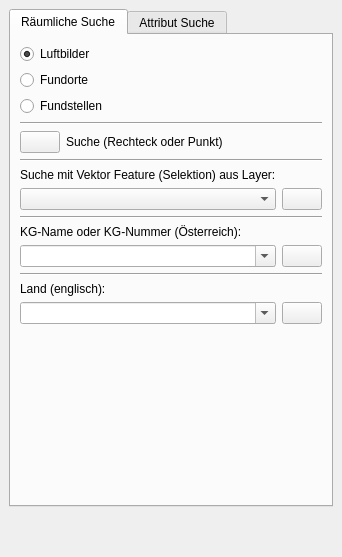
<?xml version="1.0" encoding="UTF-8"?>
<ui version="4.0">
 <class>apisSearchDialog</class>
 <widget class="QDockWidget" name="apisSearchDialog">
  <property name="geometry">
   <rect>
    <x>0</x>
    <y>0</y>
    <width>314</width>
    <height>557</height>
   </rect>
  </property>
  <property name="windowTitle">
   <string>APIS Suche</string>
  </property>
  <widget class="QWidget" name="dockWidgetContents">
   <layout class="QVBoxLayout" name="verticalLayout">
    <item>
     <widget class="QTabWidget" name="tabWidget_6">
      <property name="enabled">
       <bool>true</bool>
      </property>
      <property name="sizePolicy">
       <sizepolicy hsizetype="Expanding" vsizetype="Minimum">
        <horstretch>0</horstretch>
        <verstretch>0</verstretch>
       </sizepolicy>
      </property>
      <property name="currentIndex">
       <number>0</number>
      </property>
      <widget class="QWidget" name="tab_9">
       <attribute name="title">
        <string>Räumliche Suche</string>
       </attribute>
       <layout class="QVBoxLayout" name="verticalLayout_8">
        <item>
         <widget class="QRadioButton" name="uiSearchImageRBtn">
          <property name="text">
           <string>Luftbilder</string>
          </property>
          <property name="checked">
           <bool>true</bool>
          </property>
         </widget>
        </item>
        <item>
         <widget class="QRadioButton" name="uiSearchSiteRBtn">
          <property name="text">
           <string>Fundorte</string>
          </property>
         </widget>
        </item>
        <item>
         <widget class="QRadioButton" name="uiSearchFindspotRBtn">
          <property name="text">
           <string>Fundstellen</string>
          </property>
         </widget>
        </item>
        <item>
         <widget class="Line" name="line_8">
          <property name="orientation">
           <enum>Qt::Horizontal</enum>
          </property>
         </widget>
        </item>
        <item>
         <layout class="QHBoxLayout" name="horizontalLayout_8">
          <item>
           <widget class="QPushButton" name="uiSpatialSearchBtn">
            <property name="text">
             <string/>
            </property>
            <property name="icon">
             <iconset resource="resource.qrc">
              <normaloff>:/plugins/APIS/icons/search.png</normaloff>:/plugins/APIS/icons/search.png</iconset>
            </property>
            <property name="iconSize">
             <size>
              <width>24</width>
              <height>24</height>
             </size>
            </property>
           </widget>
          </item>
          <item>
           <widget class="QLabel" name="label_13">
            <property name="sizePolicy">
             <sizepolicy hsizetype="Expanding" vsizetype="Preferred">
              <horstretch>0</horstretch>
              <verstretch>0</verstretch>
             </sizepolicy>
            </property>
            <property name="text">
             <string>Suche (Rechteck oder Punkt)</string>
            </property>
           </widget>
          </item>
         </layout>
        </item>
        <item>
         <widget class="Line" name="line_9">
          <property name="orientation">
           <enum>Qt::Horizontal</enum>
          </property>
         </widget>
        </item>
        <item>
         <widget class="QLabel" name="label">
          <property name="text">
           <string>Suche mit Vektor Feature (Selektion) aus Layer:</string>
          </property>
         </widget>
        </item>
        <item>
         <layout class="QHBoxLayout" name="horizontalLayout">
          <item>
           <widget class="QgsMapLayerComboBox" name="uiSearchByMapLayerCombo">
            <property name="sizePolicy">
             <sizepolicy hsizetype="Expanding" vsizetype="Fixed">
              <horstretch>0</horstretch>
              <verstretch>0</verstretch>
             </sizepolicy>
            </property>
           </widget>
          </item>
          <item>
           <widget class="QPushButton" name="uiSearchByMapLayerBtn">
            <property name="enabled">
             <bool>true</bool>
            </property>
            <property name="text">
             <string/>
            </property>
            <property name="icon">
             <iconset resource="resource.qrc">
              <normaloff>:/plugins/APIS/icons/search.png</normaloff>:/plugins/APIS/icons/search.png</iconset>
            </property>
           </widget>
          </item>
         </layout>
        </item>
        <item>
         <widget class="Line" name="line_10">
          <property name="orientation">
           <enum>Qt::Horizontal</enum>
          </property>
         </widget>
        </item>
        <item>
         <widget class="QLabel" name="label_7">
          <property name="text">
           <string>KG-Name oder KG-Nummer (Österreich):</string>
          </property>
         </widget>
        </item>
        <item>
         <layout class="QHBoxLayout" name="horizontalLayout_10">
          <item>
           <widget class="QComboBox" name="uiSearchByCadastralCommunityCombo">
            <property name="sizePolicy">
             <sizepolicy hsizetype="Expanding" vsizetype="Fixed">
              <horstretch>0</horstretch>
              <verstretch>0</verstretch>
             </sizepolicy>
            </property>
            <property name="editable">
             <bool>true</bool>
            </property>
           </widget>
          </item>
          <item>
           <widget class="QPushButton" name="uiSearchByCadastralCommunityBtn">
            <property name="text">
             <string/>
            </property>
            <property name="icon">
             <iconset resource="resource.qrc">
              <normaloff>:/plugins/APIS/icons/search.png</normaloff>:/plugins/APIS/icons/search.png</iconset>
            </property>
           </widget>
          </item>
         </layout>
        </item>
        <item>
         <widget class="Line" name="line_7">
          <property name="orientation">
           <enum>Qt::Horizontal</enum>
          </property>
         </widget>
        </item>
        <item>
         <widget class="QLabel" name="label_8">
          <property name="text">
           <string>Land (englisch):</string>
          </property>
         </widget>
        </item>
        <item>
         <layout class="QHBoxLayout" name="horizontalLayout_11">
          <item>
           <widget class="QComboBox" name="uiSearchByCountryCombo">
            <property name="sizePolicy">
             <sizepolicy hsizetype="Expanding" vsizetype="Fixed">
              <horstretch>0</horstretch>
              <verstretch>0</verstretch>
             </sizepolicy>
            </property>
            <property name="editable">
             <bool>true</bool>
            </property>
           </widget>
          </item>
          <item>
           <widget class="QPushButton" name="uiSearchByCountryBtn">
            <property name="text">
             <string/>
            </property>
            <property name="icon">
             <iconset resource="resource.qrc">
              <normaloff>:/plugins/APIS/icons/search.png</normaloff>:/plugins/APIS/icons/search.png</iconset>
            </property>
           </widget>
          </item>
         </layout>
        </item>
        <item>
         <spacer name="verticalSpacer_2">
          <property name="orientation">
           <enum>Qt::Vertical</enum>
          </property>
          <property name="sizeHint" stdset="0">
           <size>
            <width>20</width>
            <height>40</height>
           </size>
          </property>
         </spacer>
        </item>
       </layout>
      </widget>
      <widget class="QWidget" name="tab_10">
       <attribute name="title">
        <string>Attribut Suche</string>
       </attribute>
       <layout class="QVBoxLayout" name="verticalLayout_3">
        <item>
         <widget class="QTabWidget" name="tabWidget">
          <property name="sizePolicy">
           <sizepolicy hsizetype="Expanding" vsizetype="Minimum">
            <horstretch>0</horstretch>
            <verstretch>0</verstretch>
           </sizepolicy>
          </property>
          <property name="currentIndex">
           <number>1</number>
          </property>
          <widget class="QWidget" name="uiFilmTab">
           <attribute name="title">
            <string>Film</string>
           </attribute>
           <layout class="QVBoxLayout" name="verticalLayout_2">
            <item>
             <widget class="QTabWidget" name="tabWidget_2">
              <property name="sizePolicy">
               <sizepolicy hsizetype="Expanding" vsizetype="Minimum">
                <horstretch>0</horstretch>
                <verstretch>0</verstretch>
               </sizepolicy>
              </property>
              <property name="currentIndex">
               <number>0</number>
              </property>
              <widget class="QWidget" name="tab">
               <attribute name="title">
                <string>Datum</string>
               </attribute>
               <layout class="QVBoxLayout" name="verticalLayout_15">
                <item>
                 <widget class="QDateEdit" name="uiSearchDate">
                  <property name="minimumDate">
                   <date>
                    <year>1900</year>
                    <month>1</month>
                    <day>1</day>
                   </date>
                  </property>
                  <property name="displayFormat">
                   <string>dd.MM.yyyy</string>
                  </property>
                  <property name="calendarPopup">
                   <bool>true</bool>
                  </property>
                 </widget>
                </item>
                <item>
                 <layout class="QGridLayout" name="gridLayout">
                  <item row="0" column="0">
                   <widget class="QRadioButton" name="uiYearOnlyRBtn">
                    <property name="text">
                     <string>nur Jahr</string>
                    </property>
                   </widget>
                  </item>
                  <item row="0" column="1">
                   <widget class="QRadioButton" name="uiYearMonthRBtn">
                    <property name="text">
                     <string>Jahr und Monat</string>
                    </property>
                   </widget>
                  </item>
                  <item row="1" column="0">
                   <widget class="QRadioButton" name="uiMonthOnlyRBtn">
                    <property name="text">
                     <string>nur Monat</string>
                    </property>
                    <property name="checked">
                     <bool>false</bool>
                    </property>
                   </widget>
                  </item>
                  <item row="1" column="1">
                   <widget class="QRadioButton" name="uiDateRBtn">
                    <property name="text">
                     <string>Datum</string>
                    </property>
                    <property name="checked">
                     <bool>true</bool>
                    </property>
                   </widget>
                  </item>
                  <item row="0" column="2" rowspan="2">
                   <spacer name="horizontalSpacer_6">
                    <property name="orientation">
                     <enum>Qt::Horizontal</enum>
                    </property>
                    <property name="sizeHint" stdset="0">
                     <size>
                      <width>40</width>
                      <height>20</height>
                     </size>
                    </property>
                   </spacer>
                  </item>
                 </layout>
                </item>
               </layout>
              </widget>
              <widget class="QWidget" name="tab_2">
               <attribute name="title">
                <string>Zeitspanne</string>
               </attribute>
               <layout class="QVBoxLayout" name="verticalLayout_16">
                <item>
                 <layout class="QGridLayout" name="gridLayout_2">
                  <item row="1" column="0">
                   <widget class="QLabel" name="uiToLbl_3">
                    <property name="text">
                     <string>bis:</string>
                    </property>
                   </widget>
                  </item>
                  <item row="0" column="1">
                   <widget class="QCheckBox" name="uiFromChk">
                    <property name="text">
                     <string/>
                    </property>
                    <property name="checked">
                     <bool>true</bool>
                    </property>
                   </widget>
                  </item>
                  <item row="1" column="2">
                   <widget class="QDateEdit" name="uiToDate_3">
                    <property name="date">
                     <date>
                      <year>2000</year>
                      <month>2</month>
                      <day>1</day>
                     </date>
                    </property>
                    <property name="displayFormat">
                     <string>dd.MM.yyyy</string>
                    </property>
                    <property name="calendarPopup">
                     <bool>true</bool>
                    </property>
                   </widget>
                  </item>
                  <item row="0" column="2">
                   <widget class="QDateEdit" name="uiFromDate">
                    <property name="date">
                     <date>
                      <year>1900</year>
                      <month>1</month>
                      <day>1</day>
                     </date>
                    </property>
                    <property name="minimumDate">
                     <date>
                      <year>1900</year>
                      <month>1</month>
                      <day>1</day>
                     </date>
                    </property>
                    <property name="displayFormat">
                     <string>dd.MM.yyyy</string>
                    </property>
                    <property name="calendarPopup">
                     <bool>true</bool>
                    </property>
                   </widget>
                  </item>
                  <item row="1" column="1">
                   <widget class="QCheckBox" name="uiToChk_3">
                    <property name="text">
                     <string/>
                    </property>
                    <property name="checked">
                     <bool>true</bool>
                    </property>
                   </widget>
                  </item>
                  <item row="0" column="0">
                   <widget class="QLabel" name="uiFromLbl">
                    <property name="text">
                     <string>von:</string>
                    </property>
                   </widget>
                  </item>
                  <item row="0" column="3" rowspan="2">
                   <spacer name="horizontalSpacer_9">
                    <property name="orientation">
                     <enum>Qt::Horizontal</enum>
                    </property>
                    <property name="sizeHint" stdset="0">
                     <size>
                      <width>40</width>
                      <height>20</height>
                     </size>
                    </property>
                   </spacer>
                  </item>
                 </layout>
                </item>
               </layout>
              </widget>
              <widget class="QWidget" name="tab_3">
               <attribute name="title">
                <string>Militär Nummer</string>
               </attribute>
               <layout class="QVBoxLayout" name="verticalLayout_17">
                <item>
                 <widget class="QLabel" name="uiMilitaryNumberLbl">
                  <property name="text">
                   <string>Neue oder Alte Militär Nr.:</string>
                  </property>
                 </widget>
                </item>
                <item>
                 <widget class="QLineEdit" name="uiMilitaryNumberEdit"/>
                </item>
               </layout>
              </widget>
             </widget>
            </item>
            <item>
             <layout class="QHBoxLayout" name="horizontalLayout_4">
              <item>
               <widget class="QLabel" name="uiFilmModeLbl">
                <property name="text">
                 <string>Aufnahmerichtung:</string>
                </property>
               </widget>
              </item>
              <item>
               <widget class="QCheckBox" name="uiVerticalChk">
                <property name="enabled">
                 <bool>true</bool>
                </property>
                <property name="text">
                 <string>senkrecht</string>
                </property>
                <property name="checked">
                 <bool>false</bool>
                </property>
                <property name="tristate">
                 <bool>true</bool>
                </property>
               </widget>
              </item>
              <item>
               <widget class="QCheckBox" name="uiObliqueChk">
                <property name="text">
                 <string>schräg</string>
                </property>
                <property name="checked">
                 <bool>false</bool>
                </property>
                <property name="tristate">
                 <bool>true</bool>
                </property>
               </widget>
              </item>
              <item>
               <spacer name="horizontalSpacer_4">
                <property name="orientation">
                 <enum>Qt::Horizontal</enum>
                </property>
                <property name="sizeHint" stdset="0">
                 <size>
                  <width>40</width>
                  <height>20</height>
                 </size>
                </property>
               </spacer>
              </item>
             </layout>
            </item>
            <item>
             <layout class="QHBoxLayout" name="horizontalLayout_5">
              <item>
               <spacer name="horizontalSpacer_5">
                <property name="orientation">
                 <enum>Qt::Horizontal</enum>
                </property>
                <property name="sizeHint" stdset="0">
                 <size>
                  <width>40</width>
                  <height>20</height>
                 </size>
                </property>
               </spacer>
              </item>
              <item>
               <widget class="QPushButton" name="pushButton_7">
                <property name="text">
                 <string>Suche</string>
                </property>
                <property name="icon">
                 <iconset resource="resource.qrc">
                  <normaloff>:/plugins/APIS/icons/search.png</normaloff>:/plugins/APIS/icons/search.png</iconset>
                </property>
               </widget>
              </item>
             </layout>
            </item>
            <item>
             <spacer name="verticalSpacer">
              <property name="orientation">
               <enum>Qt::Vertical</enum>
              </property>
              <property name="sizeHint" stdset="0">
               <size>
                <width>20</width>
                <height>40</height>
               </size>
              </property>
             </spacer>
            </item>
           </layout>
          </widget>
          <widget class="QWidget" name="uiSiteTab">
           <attribute name="title">
            <string>Fundort</string>
           </attribute>
           <layout class="QVBoxLayout" name="verticalLayout_4">
            <item>
             <widget class="QLabel" name="label_4">
              <property name="text">
               <string>Fundort Nummer:</string>
              </property>
             </widget>
            </item>
            <item>
             <layout class="QHBoxLayout" name="horizontalLayout_6">
              <item>
               <widget class="QComboBox" name="uiSearchSiteNumberCombo">
                <property name="sizePolicy">
                 <sizepolicy hsizetype="Expanding" vsizetype="Fixed">
                  <horstretch>0</horstretch>
                  <verstretch>0</verstretch>
                 </sizepolicy>
                </property>
                <property name="editable">
                 <bool>true</bool>
                </property>
               </widget>
              </item>
              <item>
               <widget class="QPushButton" name="uiSearchSiteNumberBtn">
                <property name="text">
                 <string/>
                </property>
                <property name="icon">
                 <iconset resource="resource.qrc">
                  <normaloff>:/plugins/APIS/icons/search.png</normaloff>:/plugins/APIS/icons/search.png</iconset>
                </property>
               </widget>
              </item>
             </layout>
            </item>
            <item>
             <widget class="Line" name="line_4">
              <property name="orientation">
               <enum>Qt::Horizontal</enum>
              </property>
             </widget>
            </item>
            <item>
             <widget class="QLabel" name="label_5">
              <property name="text">
               <string>Film Nummer:</string>
              </property>
             </widget>
            </item>
            <item>
             <layout class="QHBoxLayout" name="horizontalLayout_7">
              <item>
               <widget class="QComboBox" name="uiSearchFilmNumberCombo">
                <property name="sizePolicy">
                 <sizepolicy hsizetype="Expanding" vsizetype="Fixed">
                  <horstretch>0</horstretch>
                  <verstretch>0</verstretch>
                 </sizepolicy>
                </property>
                <property name="editable">
                 <bool>true</bool>
                </property>
               </widget>
              </item>
              <item>
               <widget class="QPushButton" name="uiSearchFilmNumberBtn">
                <property name="text">
                 <string/>
                </property>
                <property name="icon">
                 <iconset resource="resource.qrc">
                  <normaloff>:/plugins/APIS/icons/search.png</normaloff>:/plugins/APIS/icons/search.png</iconset>
                </property>
               </widget>
              </item>
             </layout>
            </item>
            <item>
             <widget class="Line" name="line_5">
              <property name="orientation">
               <enum>Qt::Horizontal</enum>
              </property>
             </widget>
            </item>
            <item>
             <widget class="QLabel" name="label_2">
              <property name="text">
               <string>Jahr (Fundorte in Filmen eines Jahres):</string>
              </property>
             </widget>
            </item>
            <item>
             <layout class="QHBoxLayout" name="horizontalLayout_2">
              <item>
               <widget class="QDateEdit" name="uiSearchYearDate">
                <property name="sizePolicy">
                 <sizepolicy hsizetype="Expanding" vsizetype="Fixed">
                  <horstretch>0</horstretch>
                  <verstretch>0</verstretch>
                 </sizepolicy>
                </property>
                <property name="date">
                 <date>
                  <year>2016</year>
                  <month>1</month>
                  <day>1</day>
                 </date>
                </property>
                <property name="displayFormat">
                 <string>yyyy</string>
                </property>
               </widget>
              </item>
              <item>
               <widget class="QPushButton" name="uiSearchYearBtn">
                <property name="text">
                 <string/>
                </property>
                <property name="icon">
                 <iconset resource="resource.qrc">
                  <normaloff>:/plugins/APIS/icons/search.png</normaloff>:/plugins/APIS/icons/search.png</iconset>
                </property>
               </widget>
              </item>
             </layout>
            </item>
            <item>
             <widget class="Line" name="line">
              <property name="orientation">
               <enum>Qt::Horizontal</enum>
              </property>
             </widget>
            </item>
            <item>
             <widget class="QLabel" name="label_6">
              <property name="text">
               <string>Projekt Bezeichnung:</string>
              </property>
             </widget>
            </item>
            <item>
             <layout class="QHBoxLayout" name="horizontalLayout_9">
              <item>
               <widget class="QComboBox" name="uiSearchProjectNameCombo">
                <property name="sizePolicy">
                 <sizepolicy hsizetype="Expanding" vsizetype="Fixed">
                  <horstretch>0</horstretch>
                  <verstretch>0</verstretch>
                 </sizepolicy>
                </property>
                <property name="editable">
                 <bool>true</bool>
                </property>
               </widget>
              </item>
              <item>
               <widget class="QPushButton" name="uiSearchProjectNameBtn">
                <property name="text">
                 <string/>
                </property>
                <property name="icon">
                 <iconset resource="resource.qrc">
                  <normaloff>:/plugins/APIS/icons/search.png</normaloff>:/plugins/APIS/icons/search.png</iconset>
                </property>
               </widget>
              </item>
             </layout>
            </item>
            <item>
             <spacer name="verticalSpacer_7">
              <property name="orientation">
               <enum>Qt::Vertical</enum>
              </property>
              <property name="sizeHint" stdset="0">
               <size>
                <width>20</width>
                <height>40</height>
               </size>
              </property>
             </spacer>
            </item>
           </layout>
          </widget>
          <widget class="QWidget" name="uiFindspotTab">
           <attribute name="title">
            <string>Fundstelle</string>
           </attribute>
           <layout class="QVBoxLayout" name="verticalLayout_5">
            <item>
             <widget class="QGroupBox" name="groupBox">
              <property name="title">
               <string>Datierung</string>
              </property>
              <property name="checkable">
               <bool>true</bool>
              </property>
              <layout class="QGridLayout" name="gridLayout_3">
               <item row="2" column="0">
                <widget class="QCheckBox" name="checkBox_3">
                 <property name="text">
                  <string>Pperiode:</string>
                 </property>
                </widget>
               </item>
               <item row="1" column="0">
                <widget class="QCheckBox" name="checkBox_2">
                 <property name="text">
                  <string>Periode:</string>
                 </property>
                </widget>
               </item>
               <item row="0" column="0">
                <widget class="QCheckBox" name="checkBox">
                 <property name="text">
                  <string>Zeit:</string>
                 </property>
                </widget>
               </item>
               <item row="0" column="1">
                <widget class="QComboBox" name="comboBox_5">
                 <property name="sizePolicy">
                  <sizepolicy hsizetype="Expanding" vsizetype="Fixed">
                   <horstretch>0</horstretch>
                   <verstretch>0</verstretch>
                  </sizepolicy>
                 </property>
                </widget>
               </item>
               <item row="1" column="1">
                <widget class="QComboBox" name="comboBox_6">
                 <property name="sizePolicy">
                  <sizepolicy hsizetype="Expanding" vsizetype="Fixed">
                   <horstretch>0</horstretch>
                   <verstretch>0</verstretch>
                  </sizepolicy>
                 </property>
                </widget>
               </item>
               <item row="2" column="1">
                <widget class="QComboBox" name="comboBox_7">
                 <property name="sizePolicy">
                  <sizepolicy hsizetype="Expanding" vsizetype="Fixed">
                   <horstretch>0</horstretch>
                   <verstretch>0</verstretch>
                  </sizepolicy>
                 </property>
                </widget>
               </item>
              </layout>
             </widget>
            </item>
            <item>
             <widget class="QGroupBox" name="groupBox_2">
              <property name="title">
               <string>Kultur</string>
              </property>
              <property name="checkable">
               <bool>true</bool>
              </property>
              <layout class="QGridLayout" name="gridLayout_4">
               <item row="0" column="1">
                <widget class="QComboBox" name="comboBox_8">
                 <property name="sizePolicy">
                  <sizepolicy hsizetype="Expanding" vsizetype="Fixed">
                   <horstretch>0</horstretch>
                   <verstretch>0</verstretch>
                  </sizepolicy>
                 </property>
                </widget>
               </item>
               <item row="0" column="0">
                <widget class="QLabel" name="label_9">
                 <property name="text">
                  <string>Kultur:</string>
                 </property>
                </widget>
               </item>
              </layout>
             </widget>
            </item>
            <item>
             <widget class="QGroupBox" name="groupBox_3">
              <property name="title">
               <string>Fundart</string>
              </property>
              <property name="checkable">
               <bool>true</bool>
              </property>
              <layout class="QGridLayout" name="gridLayout_5">
               <item row="1" column="0">
                <widget class="QLabel" name="label_10">
                 <property name="text">
                  <string>Details:</string>
                 </property>
                </widget>
               </item>
               <item row="0" column="0">
                <widget class="QLabel" name="label_11">
                 <property name="text">
                  <string>Fundart:</string>
                 </property>
                </widget>
               </item>
               <item row="0" column="1">
                <widget class="QComboBox" name="comboBox_9">
                 <property name="sizePolicy">
                  <sizepolicy hsizetype="Expanding" vsizetype="Fixed">
                   <horstretch>0</horstretch>
                   <verstretch>0</verstretch>
                  </sizepolicy>
                 </property>
                </widget>
               </item>
               <item row="1" column="1">
                <widget class="QComboBox" name="comboBox_10">
                 <property name="sizePolicy">
                  <sizepolicy hsizetype="Expanding" vsizetype="Fixed">
                   <horstretch>0</horstretch>
                   <verstretch>0</verstretch>
                  </sizepolicy>
                 </property>
                </widget>
               </item>
              </layout>
             </widget>
            </item>
            <item>
             <widget class="QGroupBox" name="groupBox_4">
              <property name="title">
               <string>Räumlicher Filter</string>
              </property>
              <property name="flat">
               <bool>false</bool>
              </property>
              <property name="checkable">
               <bool>true</bool>
              </property>
              <layout class="QVBoxLayout" name="verticalLayout_14">
               <item>
                <widget class="QLabel" name="label_12">
                 <property name="text">
                  <string>Suche mit Vektor Feature (Selektion) aus Layer:</string>
                 </property>
                </widget>
               </item>
               <item>
                <widget class="QgsMapLayerComboBox" name="mMapLayerComboBox_4">
                 <property name="sizePolicy">
                  <sizepolicy hsizetype="Expanding" vsizetype="Fixed">
                   <horstretch>0</horstretch>
                   <verstretch>0</verstretch>
                  </sizepolicy>
                 </property>
                </widget>
               </item>
              </layout>
             </widget>
            </item>
            <item>
             <layout class="QHBoxLayout" name="horizontalLayout_12">
              <item>
               <spacer name="horizontalSpacer_7">
                <property name="orientation">
                 <enum>Qt::Horizontal</enum>
                </property>
                <property name="sizeHint" stdset="0">
                 <size>
                  <width>40</width>
                  <height>20</height>
                 </size>
                </property>
               </spacer>
              </item>
              <item>
               <widget class="QPushButton" name="pushButton_14">
                <property name="text">
                 <string>Suche</string>
                </property>
                <property name="icon">
                 <iconset resource="resource.qrc">
                  <normaloff>:/plugins/APIS/icons/search.png</normaloff>:/plugins/APIS/icons/search.png</iconset>
                </property>
               </widget>
              </item>
             </layout>
            </item>
           </layout>
          </widget>
         </widget>
        </item>
       </layout>
      </widget>
     </widget>
    </item>
    <item>
     <spacer name="verticalSpacer_5">
      <property name="orientation">
       <enum>Qt::Vertical</enum>
      </property>
      <property name="sizeHint" stdset="0">
       <size>
        <width>20</width>
        <height>40</height>
       </size>
      </property>
     </spacer>
    </item>
   </layout>
  </widget>
 </widget>
 <customwidgets>
  <customwidget>
   <class>QgsMapLayerComboBox</class>
   <extends>QComboBox</extends>
   <header>qgsmaplayercombobox.h</header>
  </customwidget>
 </customwidgets>
 <resources>
  <include location="resource.qrc"/>
 </resources>
 <connections/>
</ui>
